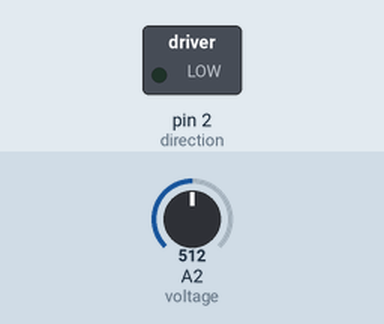
The sketch below on a simulated Arduino Uno, built with avr-gcc and run on an emulated ATmega328P. Shown: switched loads named in the sketch (green lamp = pin HIGH). Inputs (shaded band) come from the test bench; at power-on: A2 (voltage) = 512. Pins used as bus, display or sensor lines are not drawn; what the sketch prints to the serial monitor is not drawn.

Above: at 1.2 s.
1.3 s: A2 (voltage) set to 495
At 3.4 s:
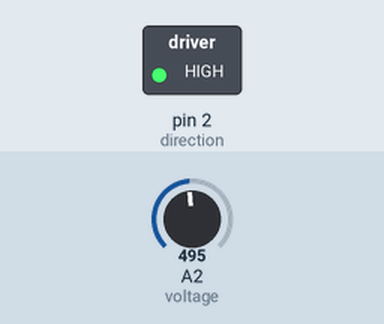
4.3 s: A2 (voltage) set to 484
Timing chart, 0 to 12.7 s (numbered marks = the images above; inputs shaded):
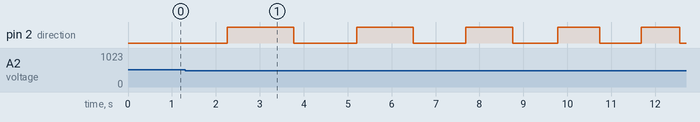

The sketch:

PIDFinalVersion.ino
```cpp
/*
5/14/18
Angela Almquist
Ethan Spaid

This code implements a PID algorithm to control an inverted pendulum.
*/

//Optimal PID Gain Constants for 30ms sampling period
double k_p = 1.0;
double k_i = 0.6;
double k_d = 0.007;

int MODE = 0;
// 0 == Stablizing
// 1 == Pendulum Fell => Control arm stops moving

//Arduino Pinouts
int direction = 2;
int clock = 4;
int voltage = A2;

//Other terms
int data[2] = {};
int error;
double integral = 0.0;
double pid = 0;
int setPoint = 458; //measured to be 453, but 458 worked best
long period = 100000;
unsigned long absPeriod=100000;
int frequency = 0;
int N = 0;

bool set = false; //To change setPoint
bool k = false;
bool k2;

//sampling
long samplePeriod = 30000;

//Timing
unsigned long time;
unsigned long currentMicros=100001;
unsigned long sampleTime;

//Enforce sampling period
unsigned long prevTime=0;
unsigned long delta_t;

void setup()
{
  pinMode(direction,OUTPUT);
  pinMode(clock,OUTPUT);

  //Outputs to serial monitor
  Serial.begin(1000000);

  //Used to create initial (and incorrect) value of delta_t for first derivative term
  sampleTime = micros();
  time = micros();
}

void loop()
{
  if(MODE == 0)
  {
      sample(false);
      step();
      N++;   //N steps

      currentMicros=micros()-time;
      while(currentMicros<= (absPeriod)) //enforces the delay between control arm steps, very slight offset due to succeeding if statements
      {
        sample(false);
        currentMicros=micros()-time;
      }

      //switch to faster sampling rate if the error is high
      if (abs(error) < 10)
      {
        samplePeriod = 30000;
        k_p = 1.0;
        k_i = 0.6;
        k_d = 0.007;
      }
      else
      {
        samplePeriod = 10000;
        k_p = 0.35;
        k_i = 0.11;
        k_d = 0.008;
      }

      //Edit setPoint if control arm continuously rotates in one direction
      if((N%400 == 0) && (frequency < 100))
      {
        if (set == true)
        {
        setPoint = 457;
        set = false;
        }
        else
        {
          setPoint == 458;
          set = true;
        }
        N = 0;
      }

      time = micros();
  }

  else  //pendulum has fallen
  {
    sample(true);
    if(abs(data[1]-setPoint)<3) //pendulum now in upright position
    {
      delay(1000);
      integral=0;
      frequency = 0;
      MODE = 0; //restart PID algorithm
    }
  }
}

void setPeriod()
{
  pid=PID();

  frequency += pid;
  if(abs(frequency) >12 || abs(frequency)< 6) //avoid frequencies that causes major whiplash in control arm
  {
    period=1000000/(frequency + .01);
  }
  absPeriod = abs(period);
  if(absPeriod < 1000)
  {
    //Serial.println("Program stopped because motor ran too fast");
    MODE = 1;
  }

  k2=k;
  k = period <0; //switch directions

  if(k!=k2)
  {
     digitalWrite(direction,k);
     setPoint = 458; //default to 458
     N = 1;
  }
}

void sample(bool enable)
{
  delta_t=(micros()-sampleTime);
  if(delta_t >= samplePeriod || enable)
  {
    collectData();
    setPeriod();
  }
}

void collectData()
{
  data[0] = data[1];
  data[1] = analogRead(voltage);
  sampleTime = micros();

  error = (setPoint-data[1]);

  if(abs(error) < 128)
  {
    printData();
  }
  else
  {
    MODE=1;
  }
}

void printData()
{
     Serial.print(1e-3*sampleTime,4); //ms
     Serial.print(", ");
     Serial.println(error);
}

void step()  //control arm takes 1 x 0.9 degree step
{
  digitalWrite(clock,1);
  delayMicroseconds(4);
  digitalWrite(clock,0);
}

double PID()
{
  double correctionVal = k_p*(data[1]-setPoint) + k_d*Derivative() + k_i*Integral();
  return correctionVal;
}
double Derivative()
{
  return 1e6*(data[1]-data[0])/delta_t;
}
double Integral()
{
  integral += 1e-6*((data[1]-setPoint)-0.5*(data[1]-data[0]))*delta_t;
  return integral;
}
```
